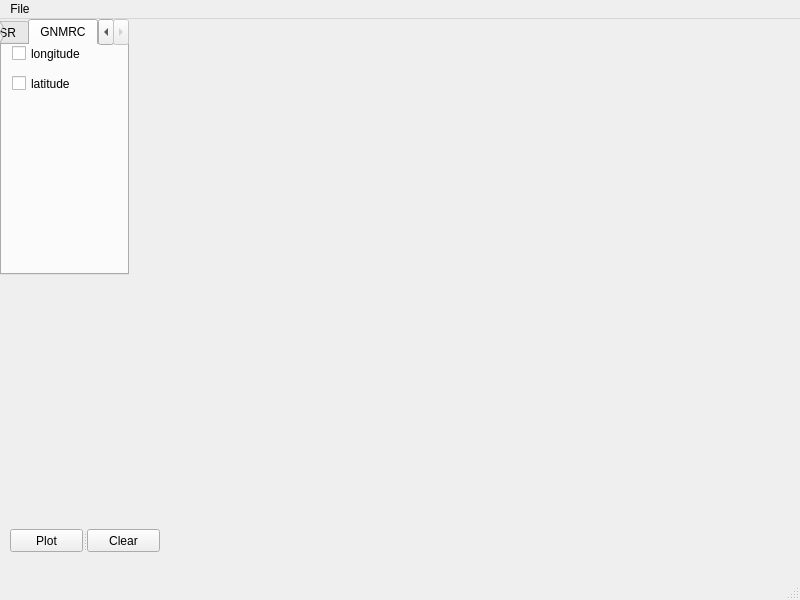
<?xml version="1.0" encoding="UTF-8"?>
<ui version="4.0">
 <class>MainWindow</class>
 <widget class="QMainWindow" name="MainWindow">
  <property name="geometry">
   <rect>
    <x>0</x>
    <y>0</y>
    <width>800</width>
    <height>600</height>
   </rect>
  </property>
  <property name="windowTitle">
   <string>MainWindow</string>
  </property>
  <widget class="QWidget" name="centralwidget">
   <widget class="PlotWidget" name="widget" native="true">
    <property name="geometry">
     <rect>
      <x>160</x>
      <y>0</y>
      <width>631</width>
      <height>551</height>
     </rect>
    </property>
   </widget>
   <widget class="QSplitter" name="splitter">
    <property name="geometry">
     <rect>
      <x>10</x>
      <y>510</y>
      <width>150</width>
      <height>23</height>
     </rect>
    </property>
    <property name="orientation">
     <enum>Qt::Horizontal</enum>
    </property>
    <widget class="QPushButton" name="pushButton">
     <property name="text">
      <string>Plot</string>
     </property>
    </widget>
    <widget class="QPushButton" name="pushButton_2">
     <property name="text">
      <string>Clear</string>
     </property>
    </widget>
   </widget>
   <widget class="QWidget" name="">
    <property name="geometry">
     <rect>
      <x>0</x>
      <y>0</y>
      <width>129</width>
      <height>511</height>
     </rect>
    </property>
    <layout class="QVBoxLayout" name="verticalLayout">
     <item>
      <widget class="QTabWidget" name="tabWidget">
       <property name="currentIndex">
        <number>1</number>
       </property>
       <widget class="QWidget" name="tab">
        <attribute name="title">
         <string>PTPSR</string>
        </attribute>
        <widget class="QCheckBox" name="checkBox_5">
         <property name="geometry">
          <rect>
           <x>10</x>
           <y>30</y>
           <width>70</width>
           <height>17</height>
          </rect>
         </property>
         <property name="text">
          <string>heading</string>
         </property>
        </widget>
        <widget class="QCheckBox" name="checkBox_6">
         <property name="geometry">
          <rect>
           <x>10</x>
           <y>0</y>
           <width>70</width>
           <height>17</height>
          </rect>
         </property>
         <property name="text">
          <string>roll</string>
         </property>
        </widget>
       </widget>
       <widget class="QWidget" name="tab_2">
        <attribute name="title">
         <string>GNMRC</string>
        </attribute>
        <widget class="QCheckBox" name="checkBox">
         <property name="geometry">
          <rect>
           <x>10</x>
           <y>0</y>
           <width>70</width>
           <height>17</height>
          </rect>
         </property>
         <property name="text">
          <string>longitude</string>
         </property>
        </widget>
        <widget class="QCheckBox" name="checkBox_2">
         <property name="geometry">
          <rect>
           <x>10</x>
           <y>30</y>
           <width>70</width>
           <height>17</height>
          </rect>
         </property>
         <property name="text">
          <string>latitude</string>
         </property>
        </widget>
       </widget>
      </widget>
     </item>
     <item>
      <spacer name="verticalSpacer">
       <property name="orientation">
        <enum>Qt::Vertical</enum>
       </property>
       <property name="sizeHint" stdset="0">
        <size>
         <width>20</width>
         <height>40</height>
        </size>
       </property>
      </spacer>
     </item>
    </layout>
   </widget>
  </widget>
  <widget class="QMenuBar" name="menubar">
   <property name="geometry">
    <rect>
     <x>0</x>
     <y>0</y>
     <width>800</width>
     <height>21</height>
    </rect>
   </property>
   <widget class="QMenu" name="menuFile">
    <property name="title">
     <string>File</string>
    </property>
    <addaction name="actionOpen_File_1"/>
    <addaction name="actionOpen_File_2"/>
   </widget>
   <addaction name="menuFile"/>
  </widget>
  <widget class="QStatusBar" name="statusbar"/>
  <action name="actionOpen_File_1">
   <property name="text">
    <string>Open File№1</string>
   </property>
  </action>
  <action name="actionOpen_File_2">
   <property name="text">
    <string>Open File №2</string>
   </property>
  </action>
 </widget>
 <customwidgets>
  <customwidget>
   <class>PlotWidget</class>
   <extends>QWidget</extends>
   <header>pyqtgraph</header>
   <container>1</container>
  </customwidget>
 </customwidgets>
 <resources/>
 <connections/>
</ui>
